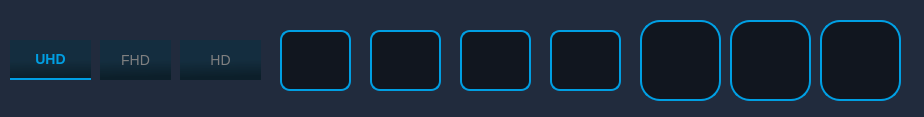
<?xml version="1.0" encoding="UTF-8"?>
<ui version="4.0">
 <class>Dialog</class>
 <widget class="QDialog" name="Dialog">
  <property name="geometry">
   <rect>
    <x>0</x>
    <y>0</y>
    <width>924</width>
    <height>117</height>
   </rect>
  </property>
  <property name="minimumSize">
   <size>
    <width>0</width>
    <height>0</height>
   </size>
  </property>
  <property name="maximumSize">
   <size>
    <width>1024</width>
    <height>600</height>
   </size>
  </property>
  <property name="windowTitle">
   <string>Dialog</string>
  </property>
  <widget class="QLabel" name="label">
   <property name="geometry">
    <rect>
     <x>0</x>
     <y>0</y>
     <width>1051</width>
     <height>200</height>
    </rect>
   </property>
   <property name="minimumSize">
    <size>
     <width>0</width>
     <height>0</height>
    </size>
   </property>
   <property name="maximumSize">
    <size>
     <width>10000</width>
     <height>10000</height>
    </size>
   </property>
   <property name="styleSheet">
    <string notr="true">background-color: #212b3d;</string>
   </property>
   <property name="text">
    <string/>
   </property>
   <property name="pixmap">
    <pixmap>New folder/bg4.jpg</pixmap>
   </property>
   <property name="scaledContents">
    <bool>true</bool>
   </property>
  </widget>
  <widget class="QPushButton" name="buttonPreview3D">
   <property name="geometry">
    <rect>
     <x>280</x>
     <y>30</y>
     <width>71</width>
     <height>61</height>
    </rect>
   </property>
   <property name="styleSheet">
    <string notr="true">background-color: rgba(0,0,0,0.5);
border-radius: 10px;
border: 2px solid #009FE3;</string>
   </property>
   <property name="text">
    <string/>
   </property>
   <property name="icon">
    <iconset>
     <normalon>New folder/mirror-image (4).png</normalon>
    </iconset>
   </property>
   <property name="iconSize">
    <size>
     <width>50</width>
     <height>50</height>
    </size>
   </property>
  </widget>
  <widget class="QPushButton" name="buttonPreviewRight">
   <property name="geometry">
    <rect>
     <x>550</x>
     <y>30</y>
     <width>71</width>
     <height>61</height>
    </rect>
   </property>
   <property name="styleSheet">
    <string notr="true">background-color: rgba(0,0,0,0.5);
border-radius: 10px;
border: 2px solid #009FE3;</string>
   </property>
   <property name="text">
    <string/>
   </property>
   <property name="icon">
    <iconset>
     <normalon>New folder/r (1).png</normalon>
    </iconset>
   </property>
   <property name="iconSize">
    <size>
     <width>25</width>
     <height>30</height>
    </size>
   </property>
  </widget>
  <widget class="QPushButton" name="buttonPreviewLeft">
   <property name="geometry">
    <rect>
     <x>460</x>
     <y>30</y>
     <width>71</width>
     <height>61</height>
    </rect>
   </property>
   <property name="styleSheet">
    <string notr="true">background-color: rgba(0,0,0,0.5);
border-radius: 10px;
border: 2px solid #009FE3;</string>
   </property>
   <property name="text">
    <string/>
   </property>
   <property name="icon">
    <iconset>
     <normalon>New folder/l (3).png</normalon>
    </iconset>
   </property>
   <property name="iconSize">
    <size>
     <width>25</width>
     <height>30</height>
    </size>
   </property>
  </widget>
  <widget class="QPushButton" name="pushButton">
   <property name="geometry">
    <rect>
     <x>10</x>
     <y>40</y>
     <width>81</width>
     <height>40</height>
    </rect>
   </property>
   <property name="minimumSize">
    <size>
     <width>0</width>
     <height>0</height>
    </size>
   </property>
   <property name="styleSheet">
    <string notr="true">
QPushButton:checked{
border: 2px;
background-color: qlineargradient(spread:pad, x1:0.42, y1:0, x2:0.465909, y2:1, stop:0.505682 rgba(18, 46, 63, 218), stop:0.926136 rgba(12, 31, 42, 255));
color: #009FE3;
font-size: 14px;
font-weight: bold;
border-bottom: 2px solid #009FE3;
}
QPushButton:!checked{
border: 2px;
background-color: qlineargradient(spread:pad, x1:0.42, y1:0, x2:0.465909, y2:1, stop:0.505682 rgba(18, 46, 63, 218), stop:0.926136 rgba(12, 31, 42, 255));
color: gray;
font-size: 14px;
}
</string>
   </property>
   <property name="text">
    <string>UHD</string>
   </property>
   <property name="checkable">
    <bool>true</bool>
   </property>
   <property name="checked">
    <bool>true</bool>
   </property>
   <property name="autoExclusive">
    <bool>true</bool>
   </property>
   <attribute name="buttonGroup">
    <string notr="true">captureModeButtonGroup</string>
   </attribute>
  </widget>
  <widget class="QPushButton" name="pushButton_3">
   <property name="geometry">
    <rect>
     <x>100</x>
     <y>40</y>
     <width>71</width>
     <height>40</height>
    </rect>
   </property>
   <property name="styleSheet">
    <string notr="true">
QPushButton:checked{
border: 2px;
background-color: qlineargradient(spread:pad, x1:0.42, y1:0, x2:0.465909, y2:1, stop:0.505682 rgba(18, 46, 63, 218), stop:0.926136 rgba(12, 31, 42, 255));
color: #009FE3;
font-size: 14px;
font-weight: bold;
border-bottom: 2px solid #009FE3;
}
QPushButton:!checked{
border: 2px;
background-color: qlineargradient(spread:pad, x1:0.42, y1:0, x2:0.465909, y2:1, stop:0.505682 rgba(18, 46, 63, 218), stop:0.926136 rgba(12, 31, 42, 255));
color: gray;
font-size: 14px;
}
</string>
   </property>
   <property name="text">
    <string>FHD</string>
   </property>
   <property name="checkable">
    <bool>true</bool>
   </property>
   <attribute name="buttonGroup">
    <string notr="true">captureModeButtonGroup</string>
   </attribute>
  </widget>
  <widget class="QPushButton" name="buttonPreviewBlend">
   <property name="geometry">
    <rect>
     <x>370</x>
     <y>30</y>
     <width>71</width>
     <height>61</height>
    </rect>
   </property>
   <property name="styleSheet">
    <string notr="true">background-color: rgba(0,0,0,0.5);
border-radius: 10px;
border: 2px solid #009FE3;</string>
   </property>
   <property name="text">
    <string/>
   </property>
   <property name="icon">
    <iconset>
     <normaloff>New folder/dynamic.png</normaloff>New folder/dynamic.png</iconset>
   </property>
   <property name="iconSize">
    <size>
     <width>50</width>
     <height>50</height>
    </size>
   </property>
  </widget>
  <widget class="QPushButton" name="buttonRecord">
   <property name="geometry">
    <rect>
     <x>730</x>
     <y>20</y>
     <width>81</width>
     <height>81</height>
    </rect>
   </property>
   <property name="styleSheet">
    <string notr="true">background-color: rgba(0,0,0,0.5);
border-radius: 20px;
border: 2px solid #009FE3;</string>
   </property>
   <property name="text">
    <string/>
   </property>
   <property name="icon">
    <iconset>
     <normalon>New folder/rec (4).png</normalon>
    </iconset>
   </property>
   <property name="iconSize">
    <size>
     <width>50</width>
     <height>50</height>
    </size>
   </property>
  </widget>
  <widget class="QPushButton" name="buttonCalibrate">
   <property name="geometry">
    <rect>
     <x>820</x>
     <y>20</y>
     <width>81</width>
     <height>81</height>
    </rect>
   </property>
   <property name="styleSheet">
    <string notr="true">background-color: rgba(0,0,0,0.5);
border-radius: 20px;
border: 2px solid #009FE3;</string>
   </property>
   <property name="text">
    <string/>
   </property>
   <property name="icon">
    <iconset>
     <normalon>New folder/target (1).png</normalon>
    </iconset>
   </property>
   <property name="iconSize">
    <size>
     <width>50</width>
     <height>50</height>
    </size>
   </property>
  </widget>
  <widget class="QPushButton" name="pushButton_4">
   <property name="geometry">
    <rect>
     <x>180</x>
     <y>40</y>
     <width>81</width>
     <height>40</height>
    </rect>
   </property>
   <property name="styleSheet">
    <string notr="true">
QPushButton:checked{
border: 2px;
background-color: qlineargradient(spread:pad, x1:0.42, y1:0, x2:0.465909, y2:1, stop:0.505682 rgba(18, 46, 63, 218), stop:0.926136 rgba(12, 31, 42, 255));
color: #009FE3;
font-size: 14px;
font-weight: bold;
border-bottom: 2px solid #009FE3;
}
QPushButton:!checked{
border: 2px;
background-color: qlineargradient(spread:pad, x1:0.42, y1:0, x2:0.465909, y2:1, stop:0.505682 rgba(18, 46, 63, 218), stop:0.926136 rgba(12, 31, 42, 255));
color: gray;
font-size: 14px;
}
</string>
   </property>
   <property name="text">
    <string>HD</string>
   </property>
   <property name="checkable">
    <bool>true</bool>
   </property>
   <attribute name="buttonGroup">
    <string notr="true">captureModeButtonGroup</string>
   </attribute>
  </widget>
  <widget class="QPushButton" name="buttonStream">
   <property name="geometry">
    <rect>
     <x>640</x>
     <y>20</y>
     <width>81</width>
     <height>81</height>
    </rect>
   </property>
   <property name="styleSheet">
    <string notr="true">background-color: rgba(0,0,0,0.5);
border-radius: 20px;
border: 2px solid #009FE3;</string>
   </property>
   <property name="text">
    <string/>
   </property>
   <property name="icon">
    <iconset>
     <normalon>New folder/instagram-live.png</normalon>
    </iconset>
   </property>
   <property name="iconSize">
    <size>
     <width>50</width>
     <height>50</height>
    </size>
   </property>
  </widget>
 </widget>
 <resources/>
 <connections/>
 <buttongroups>
  <buttongroup name="captureModeButtonGroup"/>
 </buttongroups>
</ui>
